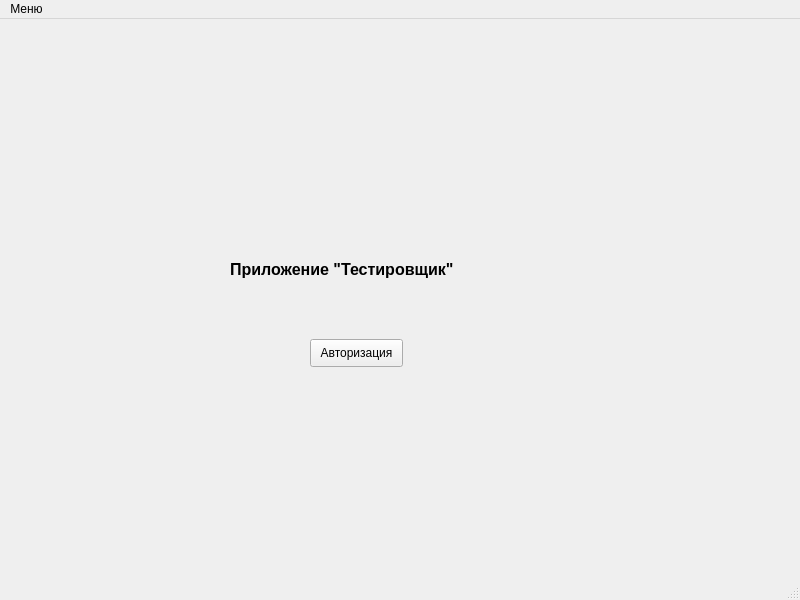
<?xml version="1.0" encoding="UTF-8"?>
<ui version="4.0">
 <class>MainWindow</class>
 <widget class="QMainWindow" name="MainWindow">
  <property name="geometry">
   <rect>
    <x>0</x>
    <y>0</y>
    <width>800</width>
    <height>600</height>
   </rect>
  </property>
  <property name="windowTitle">
   <string>MainWindow</string>
  </property>
  <widget class="QWidget" name="centralwidget">
   <widget class="QLabel" name="label">
    <property name="geometry">
     <rect>
      <x>230</x>
      <y>190</y>
      <width>311</width>
      <height>121</height>
     </rect>
    </property>
    <property name="font">
     <font>
      <family>Arial</family>
      <pointsize>12</pointsize>
      <weight>75</weight>
      <bold>true</bold>
     </font>
    </property>
    <property name="text">
     <string>Приложение &quot;Тестировщик&quot;</string>
    </property>
   </widget>
   <widget class="QPushButton" name="pushButton">
    <property name="geometry">
     <rect>
      <x>310</x>
      <y>320</y>
      <width>93</width>
      <height>28</height>
     </rect>
    </property>
    <property name="text">
     <string>Авторизация</string>
    </property>
   </widget>
  </widget>
  <widget class="QMenuBar" name="menubar">
   <property name="geometry">
    <rect>
     <x>0</x>
     <y>0</y>
     <width>800</width>
     <height>26</height>
    </rect>
   </property>
   <widget class="QMenu" name="menu">
    <property name="title">
     <string>Меню</string>
    </property>
   </widget>
   <addaction name="menu"/>
  </widget>
  <widget class="QStatusBar" name="statusbar"/>
 </widget>
 <resources/>
 <connections/>
</ui>
